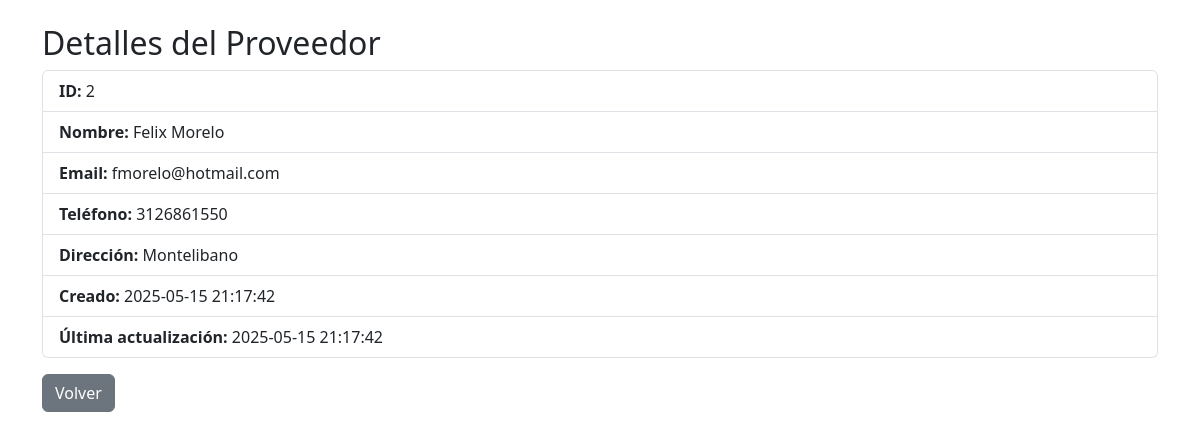
Screenshot of /sales_system/modules/Provider/Views/show.php?id=2 (signed in) with the database file from the repository.
### tables this page shows
CREATE TABLE IF NOT EXISTS `proveedores` (
  `id` int NOT NULL AUTO_INCREMENT,
  `name` varchar(100) NOT NULL,
  `email` varchar(100) DEFAULT NULL,
  `phone` varchar(20) DEFAULT NULL,
  `address` varchar(255) DEFAULT NULL,
  `created_at` timestamp NULL DEFAULT CURRENT_TIMESTAMP,
  `updated_at` timestamp NULL DEFAULT CURRENT_TIMESTAMP ON UPDATE CURRENT_TIMESTAMP,
  PRIMARY KEY (`id`)
);

### sales_system/modules/Provider/Controllers/ProviderController.php (called while the page is built, shortened)
<?php
require_once __DIR__ . '/../Model/Provider.php';
class ProviderController {
    private $conn;
    public function __construct($conn) {
        $this->conn = $conn;
    }
    public function getById($id) {
        $stmt = $this->conn->prepare("SELECT * FROM proveedores WHERE id = ?");
        $stmt->bind_param("i", $id);
        $stmt->execute();
        $res = $stmt->get_result();
        if ($res && $row = $res->fetch_assoc()) {
            return new Provider(
                $row['id'],
                $row['name'],
                $row['email'],
                $row['phone'],
                $row['address'],
                $row['created_at'],
                $row['updated_at']
            );
        }
        return null;
    }
}

### sales_system/modules/Provider/Model/Provider.php (called while the page is built, shortened)
<?php
class Provider {
    public function __construct($id, $name, $email, $phone, $address, $created_at, $updated_at) {
        $this->id = $id;
        $this->name = $name;
        $this->email = $email;
        $this->phone = $phone;
        $this->address = $address;
        $this->created_at = $created_at;
        $this->updated_at = $updated_at;
    }
}

### sales_system/modules/Provider/Views/show.php (the view, shortened to what this page needs)
<?php
require_once __DIR__ . '/../Controllers/ProviderController.php';
$conn = new mysqli(DB_HOST, DB_USER, DB_PASS, DB_NAME);
$controller = new ProviderController($conn);
$id = $_GET['id'] ?? null;
$prov = $controller->getById($id);
?>
<!DOCTYPE html>
<html lang="es">
<head>
    <link href="https://cdn.jsdelivr.net/npm/bootstrap@5.3.0/dist/css/bootstrap.min.css" rel="stylesheet" />
</head>
<body class="container mt-4">
    <h2>Detalles del Proveedor</h2>
    <?php if ($prov): ?>
        <ul class="list-group">
            <li class="list-group-item"><strong>ID:</strong> <?= $prov->id ?></li>
            <li class="list-group-item"><strong>Nombre:</strong> <?= htmlspecialchars($prov->name) ?></li>
            <li class="list-group-item"><strong>Email:</strong> <?= htmlspecialchars($prov->email) ?></li>
            <li class="list-group-item"><strong>Teléfono:</strong> <?= htmlspecialchars($prov->phone) ?></li>
            <li class="list-group-item"><strong>Dirección:</strong> <?= htmlspecialchars($prov->address) ?></li>
            <li class="list-group-item"><strong>Creado:</strong> <?= $prov->created_at ?></li>
            <li class="list-group-item"><strong>Última actualización:</strong> <?= $prov->updated_at ?></li>
        </ul>
        <a href="index.php" class="btn btn-secondary mt-3">Volver</a>
    <?php else: ?>
        <div class="alert alert-danger">Proveedor no encontrado.</div>
        <a href="index.php" class="btn btn-secondary mt-3">Volver</a>
    <?php endif; ?>
</body>
</html>

### rows the page displays
proveedores: id "2", name "Felix Morelo", email "fmorelo@hotmail.com", phone "3126861550", address "Montelibano", created_at "2025-05-15 21:17:42", updated_at "2025-05-15 21:17:42"
